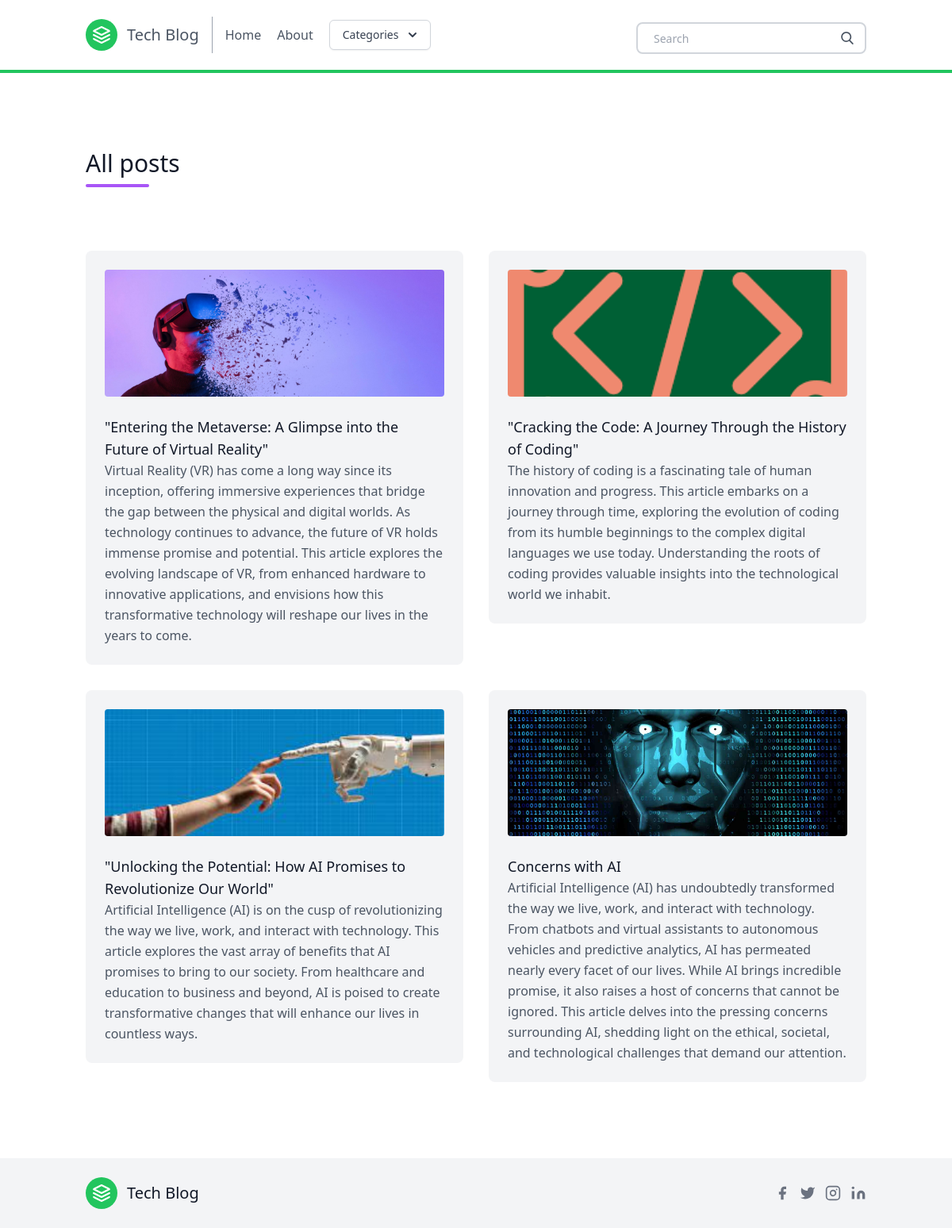
/posts/, run on the app's committed database.
### posts/models.py (models this page shows, shortened)
class Post(models.Model):
    title = models.CharField(max_length=100)
    slug = models.SlugField()
    overview = models.TextField()
    timestamp = models.DateTimeField(auto_now_add=True)
    content = models.TextField()
    author = models.ForeignKey(Author, on_delete=models.CASCADE)
    thumbnail = models.ImageField()
    categories = models.ManyToManyField(Category)
    featured = models.BooleanField()

### posts/views.py (the view)
# urls.py: path('posts/', allposts, name = 'allposts'),
def allposts(request):
    posts = Post.objects.order_by('-timestamp')
    context = {
        'posts': posts,
    }
    return render(request, 'all_posts.html', context)

### posts/templatetags/markdown_extras.py (called while the page is built)
@register.simple_tag
def get_categories():
    return Category.objects.all()[0:3]

### templates/all_posts.html (shortened to what this page needs)
{% extends 'base.html' %}
{% block content %}
<section class="text-gray-600 body-font">
    <div class="container px-5 py-24 mx-auto">
      <div class="flex flex-wrap w-full mb-20">
        <div class="lg:w-1/2 w-full mb-6 lg:mb-0">
          <h1 class="sm:text-3xl text-2xl font-medium title-font mb-2 text-gray-900">
            All posts </h1>
          <div class="h-1 w-20 bg-purple-500 rounded"></div>
        </div>
      </div>
      <div class="flex flex-wrap -m-4">
       {% for post in posts %}
        <div class="xl:w-1/4 md:w-1/2 p-4">
          <div class="bg-gray-100 p-6 rounded-lg">
            <img class="h-40 rounded w-full object-cover object-center mb-6" src="{{ post.thumbnail.url }}" alt="content">
            <a href="{% url 'post' post.slug %}" h2 class="text-lg text-gray-900 font-medium title-font mb-4">
              {{ post.title }}</a>
            <p class="leading-relaxed text-base">
              {{ post.overview }}</p>
          </div>
        </div>
       {% endfor %}
      </div>
    </div>
</section>
{% endblock content %}

### templates/base.html (shortened to what this page needs)
{% load static %}
<!doctype html>
<html>
  <head>
  <script src="https://cdn.tailwindcss.com"></script>
  </head>
  <body>
    {% include "navbar.html" %}
    {% block content %}
    {% endblock content %}
    {% include "footer.html" %}
  </body>
</html>

### templates/navbar.html (shortened to what this page needs)
{% load markdown_extras %}
    <header class="border-b-4 border-green-500 text-gray-600 body-font">
    <div class="container mx-auto flex flex-wrap p-5 flex-col md:flex-row items-center">
      <a class="flex title-font font-medium items-center text-gray-900 mb-4 md:mb-0">
        <svg xmlns="http://www.w3.org2000/svg" fill="none" stroke="currentColor" stroke-linecap="round" stroke-linejoin="round" stroke-width="2" class="w-10 h-10 text-white p-2 bg-green-500 rounded-full" viewBox="0 0 24 24">
          <path d="M12 2L2 7l10 5 10-5-10-5zM2 17l10 5 10-5M2 12l10 5 10-5"></path>
        </svg>
        <a href="{% url 'homepage' %}" class="ml-3 text-xl">
          Tech Blog</a>
      </a>
      <nav class="md:mr-auto md:ml-4 md:py-1 md:pl-4 md:border-l md:border-gray-400	flex flex-wrap items-center text-base justify-center">
        <a href="{% url 'homepage' %}" class="mr-5 hover:text-gray-900 rounded-lg hover:bg-green-200 inline-flex items-center">
          Home
        </a>
        <a href="{% url 'about' %}" class="mr-5 hover:text-gray-900 rounded-lg hover:bg-green-200 inline-flex items-center">
          About
        </a>
<div x-data="{ open: false }" class="relative inline-block text-left">
  <div>
    <button @click="open = ! open" type="button" class="inline-flex justify-center w-full rounded-md border border-gray-300 shadow-sm px-4 py-2 bg-white text-sm font-medium text-gray-700 hover:bg-gray-50 focus:outline-none focus:ring-2 focus:ring-offset-2 focus:ring-offset-gray-100 focus:ring-indigo-500" id="menu-button" aria-expanded="true" aria-haspopup="true">
      Categories
      <svg class="-mr-1 ml-2 h-5 w-5" xmlns="http://www.w3.org/2000/svg" viewBox="0 0 20 20" fill="currentColor" aria-hidden="true">
        <path fill-rule="evenodd" d="M5.293 7.293a1 1 0 011.414 0L10 10.586l3.293-3.293a1 1 0 111.414 1.414l-4 4a1 1 0 01-1.414 0l-4-4a1 1 0 010-1.414z" clip-rule="evenodd" />
      </svg>
    </button>
  </div>
</div>
      </nav>
      <form action ="{% url 'search' %}" class ="search-form">
        <div class="pt-2 relative mx-auto text-gray-600">
          <input class="border-2 border-gray-300 bg-white h-10 px-5 pr-16 rounded-lg text-sm focus:outline-none"
            type="text" name="q" placeholder="Search">
          <button type="submit" class="absolute right-0 top-0 mt-5 mr-4">
          </button>
        </div>
      </form>
    </div>
    </header>

### templates/footer.html (shortened to what this page needs)
    <div class="bg-gray-100">
      <div class="container px-5 py-6 mx-auto flex items-center sm:flex-row flex-col">
        <a class="flex title-font font-medium items-center md:justify-start justify-center text-gray-900">
          <svg xmlns="http://www.w3.org/2000/svg" fill="none" stroke="currentColor" stroke-linecap="round" stroke-linejoin="round" stroke-width="2" class="w-10 h-10 text-white p-2 bg-green-500 rounded-full" viewBox="0 0 24 24">
            <path d="M12 2L2 7l10 5 10-5-10-5zM2 17l10 5 10-5M2 12l10 5 10-5"></path>
          </svg>
          <span class="ml-3 text-xl">Tech Blog</span>
        </a>
        <span class="inline-flex sm:ml-auto sm:mt-0 mt-4 justify-center sm:justify-start">
          <button class="text-gray-500">
            <svg fill="currentColor" stroke-linecap="round" stroke-linejoin="round" stroke-width="2" class="w-5 h-5" viewBox="0 0 24 24">
              <path d="M18 2h-3a5 5 0 00-5 5v3H7v4h3v8h4v-8h3l1-4h-4V7a1 1 0 011-1h3z"></path>
            </svg>
          </button>
          <button class="ml-3 text-gray-500">
            <svg fill="currentColor" stroke-linecap="round" stroke-linejoin="round" stroke-width="2" class="w-5 h-5" viewBox="0 0 24 24">
              <path d="M23 3a10.9 10.9 0 01-3.14 1.53 4.48 4.48 0 00-7.86 3v1A10.66 10.66 0 013 4s-4 9 5 13a11.64 11.64 0 01-7 2c9 5 20 0 20-11.5a4.5 4.5 0 00-.08-.83A7.72 7.72 0 0023 3z"></path>
            </svg>
          </button>
          <button class="ml-3 text-gray-500">
            <svg fill="none" stroke="currentColor" stroke-linecap="round" stroke-linejoin="round" stroke-width="2" class="w-5 h-5" viewBox="0 0 24 24">
              <rect width="20" height="20" x="2" y="2" rx="5" ry="5"></rect>
              <path d="M16 11.37A4 4 0 1112.63 8 4 4 0 0116 11.37zm1.5-4.87h.01"></path>
            </svg>
          </button>
          <button class="ml-3 text-gray-500">
            <svg fill="currentColor" stroke="currentColor" stroke-linecap="round" stroke-linejoin="round" stroke-width="0" class="w-5 h-5" viewBox="0 0 24 24">
              <path stroke="none" d="M16 8a6 6 0 016 6v7h-4v-7a2 2 0 00-2-2 2 2 0 00-2 2v7h-4v-7a6 6 0 016-6zM2 9h4v12H2z"></path>
              <circle cx="4" cy="4" r="2" stroke="none"></circle>
            </svg>
          </button>
        </span>
      </div>
    </div>

### data on the page
Post: thumbnail (picture), title "\"Entering the Metaverse: A Glimpse into the Future of Virtual Reality\"", overview "Virtual Reality (VR) has come a long way since its inception, offering immersive experiences that bridge the gap between the physical and digital worlds. As technology continues to advance, the future of VR holds immense promise and potential. This article explores the evolving landscape of VR, from enhanced hardware to innovative applications, and envisions how this transformative technology will reshape our lives in the years to come."
Post: thumbnail (picture), title "\"Cracking the Code: A Journey Through the History of Coding\"", overview "The history of coding is a fascinating tale of human innovation and progress. This article embarks on a journey through time, exploring the evolution of coding from its humble beginnings to the complex digital languages we use today. Understanding the roots of coding provides valuable insights into the technological world we inhabit."
Post: thumbnail (picture), title "\"Unlocking the Potential: How AI Promises to Revolutionize Our World\"", overview "Artificial Intelligence (AI) is on the cusp of revolutionizing the way we live, work, and interact with technology. This article explores the vast array of benefits that AI promises to bring to our society. From healthcare and education to business and beyond, AI is poised to create transformative changes that will enhance our lives in countless ways."
Post: thumbnail (picture), title "Concerns with AI", overview "Artificial Intelligence (AI) has undoubtedly transformed the way we live, work, and interact with technology. From chatbots and virtual assistants to autonomous vehicles and predictive analytics, AI has permeated nearly every facet of our lives. While AI brings incredible promise, it also raises a host of concerns that cannot be ignored. This article delves into the pressing concerns surrounding AI, shedding light on the ethical, societal, and technological challenges that demand our attention."
